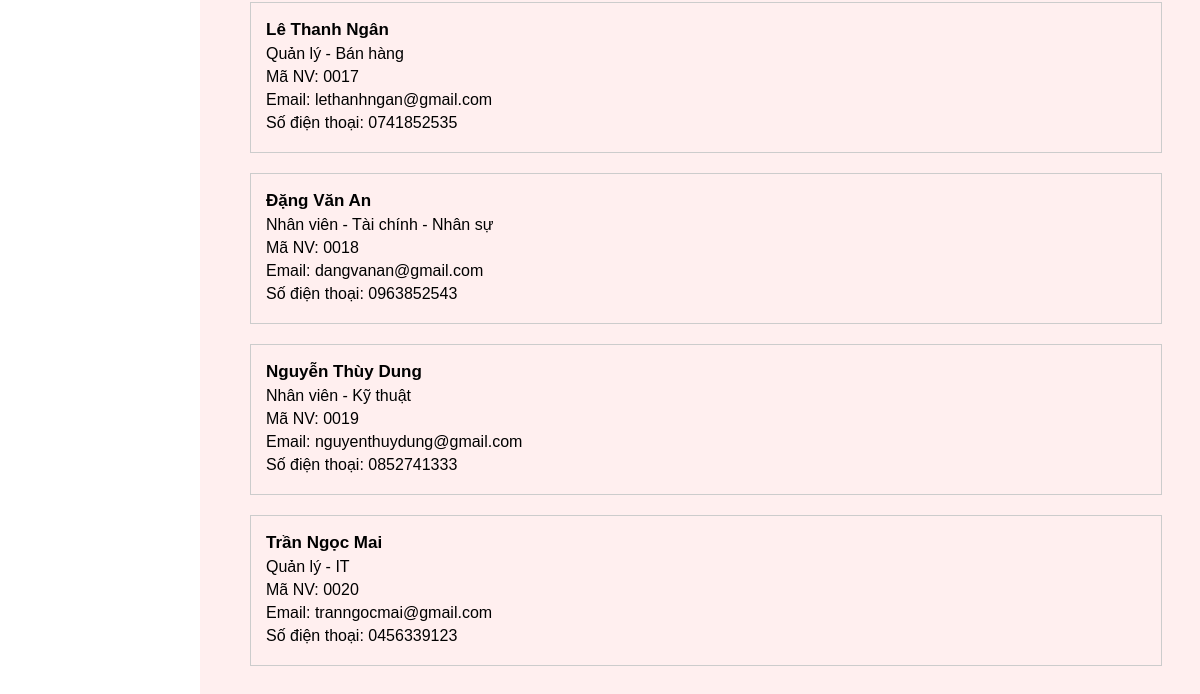
Before: /employees/ (signed in, lower part) with the older database file.
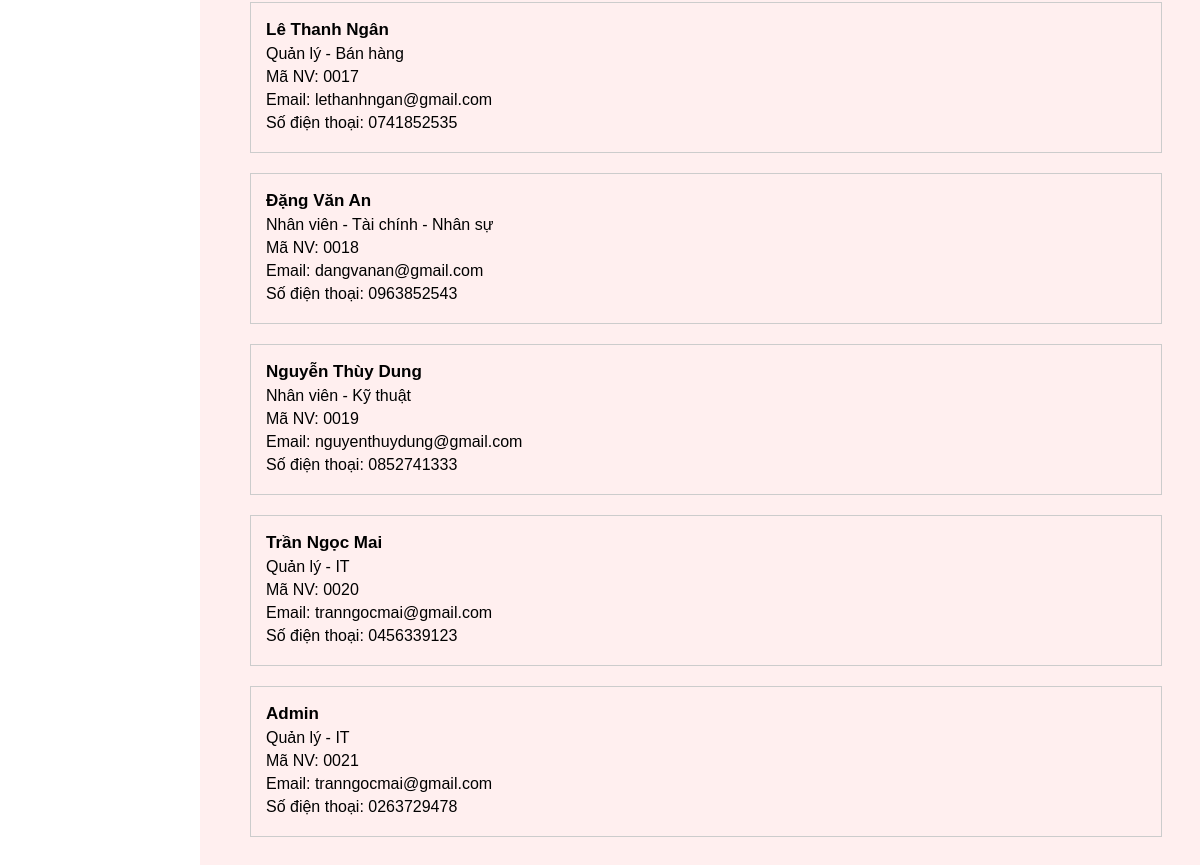
After: the same page with the newer database file.
### mxh/models.py (models this page shows, shortened)
class EmployeeProfile(models.Model): # hồ sơ nhân viên
    employee_code = models.CharField(max_length=20, primary_key=True)  # Thay đổi max_length nếu cần
    user = models.OneToOneField(User, on_delete=models.CASCADE)
    date_of_birth = models.DateField()
    gender = models.CharField(max_length=10)
    ethnicity = models.CharField(max_length=50)
    address = models.TextField()
    phone_number = models.CharField(max_length=20)
    email = models.EmailField()
    working_unit = models.CharField(max_length=100)
    department = models.ForeignKey(Department, on_delete=models.CASCADE)
    position = models.CharField(max_length=100)

class Department(models.Model):
    name = models.CharField(max_length=100, unique=True)  # Tên phòng ban
    created_at = models.DateTimeField(auto_now_add=True)  # Ngày tạo
    def __str__(self):
        return self.name

### mxh/views.py (the view)
# urls.py: path('employees/', employee_list, name='employee_list'),
@never_cache
@login_required
def employee_list(request):
   departments = Department.objects.all()
   selected_department = request.GET.get('department', None)
   if selected_department:
       employees = EmployeeProfile.objects.filter(department=selected_department)
   else:
       employees = EmployeeProfile.objects.all()
   context = {
       'employees': employees,
       'departments': departments,
       'selected_department': selected_department
   }
   return render(request, 'employee_list.html', context)

### mxh/templates/employee_list.html (shortened to what this page needs)
{% extends 'home.html' %}
{% block content %}
<div class="container">
    <div>
        {% for employee in employees %}
            <div class="employee-card">
                <h3><a href="{% url 'employee_detail' employee.employee_code %}">{{ employee.user.first_name }} {{ employee.user.last_name }}</a></h3>
                <p>{{ employee.position }} - {{ employee.department }}</p>
                <p>Mã NV: {{ employee.employee_code }}</p>
                <p>Email: {{ employee.email }}</p>
                <p>Số điện thoại: {{ employee.phone_number }}</p>
            </div>
        {% endfor %}
    </div>
</div>
{% endblock %}

Changed rows visible on the page:
added EmployeeProfile: user.first_name "Admin", position "Quản lý", department "IT", employee_code "0021", email "tranngocmai@gmail.com", phone_number "0263729478"
